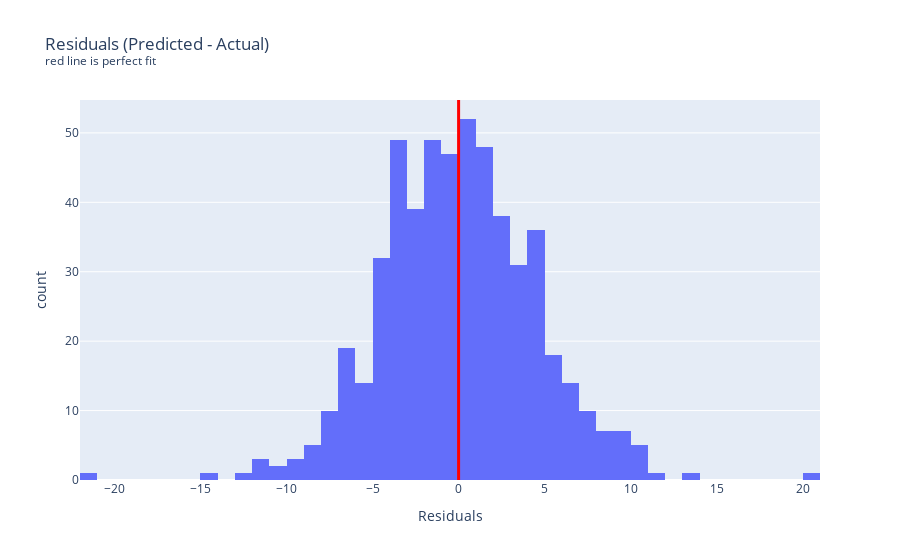

The notebook cell this image was saved under:
### Code cell
fig = px.histogram(
    temp,
    x="Residuals",
    title=plot.px_title(
        "Residuals (Predicted - Actual)",
        "red line is perfect fit"
    )
)
fig.add_vline(x=0, line_width=3, line_color="red")
fig

### Figure 1 — Plotly figure (JSON) as saved in the notebook; plotly's stock layout.template omitted (floating-point values rounded to 4 significant figures; data arrays with more than 128 entries replaced by an {"elided": "..."} marker saying what was removed)
{"data": [{"alignmentgroup": "True", "bingroup": "x", "hovertemplate": "Residuals=%{x}<br>count=%{y}<extra></extra>", "legendgroup": "", "marker": {"color": "#636efa", "pattern": {"shape": ""}}, "name": "", "offsetgroup": "", "orientation": "v", "showlegend": false, "type": "histogram", "x": {"elided": "544 float values"}, "xaxis": "x", "yaxis": "y"}], "layout": {"barmode": "relative", "legend": {"tracegroupgap": 0}, "shapes": [{"line": {"color": "red", "width": 3}, "type": "line", "x0": 0, "x1": 0, "xref": "x", "y0": 0, "y1": 1, "yref": "y domain"}], "title": {"text": "Residuals (Predicted - Actual)<br><sup>red line is perfect fit</sup>"}, "xaxis": {"anchor": "y", "domain": [0, 1], "title": {"text": "Residuals"}}, "yaxis": {"anchor": "x", "domain": [0, 1], "title": {"text": "count"}}}}
